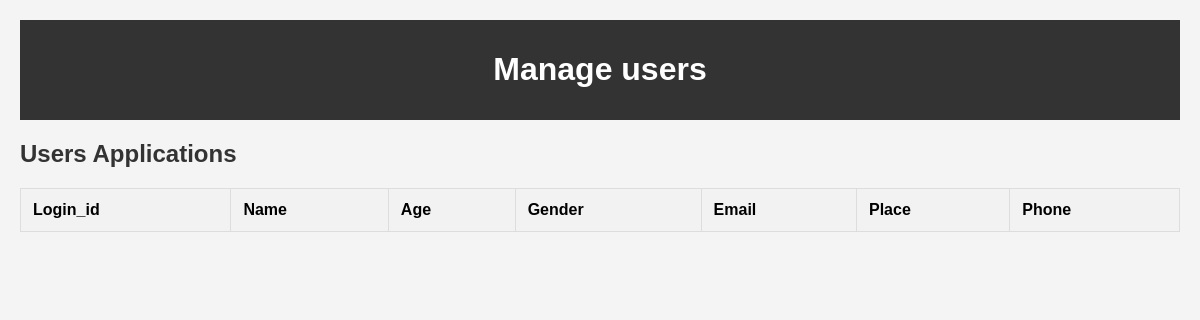
/councellor12/viewusersbycouncellor, run on an earlier commit of the app's database.
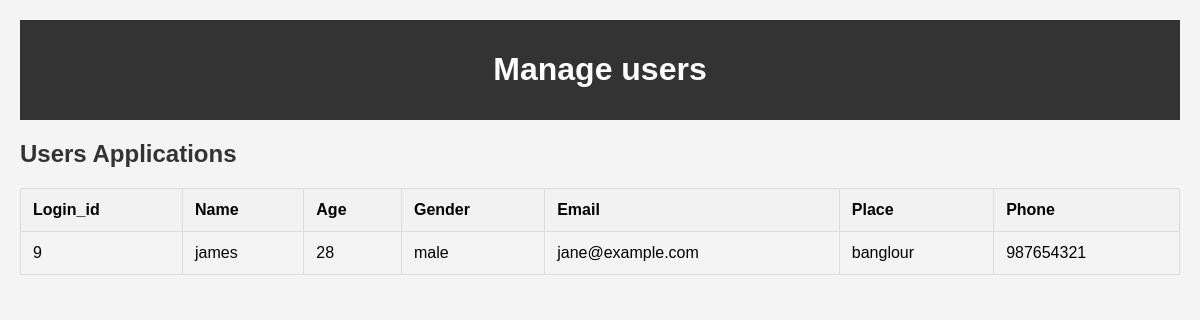
And on a later commit of the database.
### councellor_app/models.py (models this page shows)
class RequestTable(models.Model):
    councellor_logid = models.ForeignKey(Logintable,  on_delete=models.CASCADE, null=True,  blank=True,  related_name='counsellor_requests')
    user_logid = models.ForeignKey( Logintable,  on_delete=models.CASCADE,  null=True, blank=True, related_name='user_requests' )
    request_status = models.CharField(max_length=35, null=True, blank=True)
    created_at = models.DateTimeField(auto_now_add=True)
    updated_at = models.DateTimeField(auto_now=True, blank=True, null=True)
    is_active = models.BooleanField(default=True, blank=True, null=True)

### account_app/models.py (models this page shows)
class Usertable(models.Model):
    login_id=models.OneToOneField(Logintable,on_delete=models.CASCADE,null=True,blank=True)
    name=models.CharField(max_length=35,null=True,blank=True)
    age=models.CharField(max_length=35,null=True,blank=True)
    gender=models.CharField(max_length=35,null=True,blank=True)
    email=models.CharField(max_length=40,null=True,blank=True)
    place=models.CharField(max_length=40,null=True,blank=True)
    phone=models.BigIntegerField(null=True,blank=True)
    created_at=models.DateTimeField(auto_now_add=True,null=True,blank=True)
    updated_at=models.DateTimeField(auto_now_add=True,blank=True,null=True)
    is_active=models.BooleanField(default=True,blank=True,null=True)

class Logintable(AbstractUser):
    otp=models.CharField(max_length=25,null=True,blank=True)
    user_type=models.CharField(max_length=30,null=True,choices=USERTYPE_CHOICES,default="pending")
    is_active = models.BooleanField(null=True,blank=True,default=True)
    created_at=models.DateTimeField(auto_now_add=True,null=True,blank=True)
    groups = models.ManyToManyField(
        'auth.Group',
        related_name='userprofile_set',
        blank=True,
        help_text='The groups this user belongs to.',
        verbose_name='groups',
    )
    user_permissions = models.ManyToManyField(
        'auth.Permission',
        related_name='userprofile_set',
        blank=True,
        help_text='Specific permissions for this user.',
        verbose_name='user permissions', )
    def __str__(self):    #  for displaying foreign key loginid in usertable default foreignkey username ayirikum
        return str(self.id)

### councellor_app/views.py (the view)
# urls.py: path('viewusersbycouncellor',viewusersbycouncellor.as_view(),name="viewusersbycouncellor")
class viewusersbycouncellor(View):
    def get(self,request):
      accepted_requests = RequestTable.objects.filter(request_status='accepted').select_related('user_logid')
      for i in accepted_requests:
           print(i.user_logid.usertable.name)
      return  render(request,"counsellortemp/manageuser.html",{'k':accepted_requests})

### templates/counsellortemp/manageuser.html (shortened to what this page needs)
<!DOCTYPE html>
<html lang="en">
<head>
</head>
<body>
    <header>
        <h1>Manage users</h1>
    </header>
    <main>
        <h2>Users Applications</h2>
        <table>
            <thead>
                <tr>
                    <th>Login_id</th>
                    <th>Name</th>
                    <th>Age</th>
                    <th>Gender</th>
                    <th>Email</th>
                    <th>Place</th>
                    <th>Phone</th>
                </tr>
            </thead>
            <tbody>
                {% for i in k %}
                    <tr>
                        <td>{{  i.user_logid.usertable.login_id }}</td>
                        <td>{{ i.user_logid.usertable.name }}</td>
                        <td>{{ i.user_logid.usertable.age }}</td>
                        <td>{{ i.user_logid.usertable.gender }}</td>
                        <td>{{ i.user_logid.usertable.email}} </td>
                        <td> {{ i.user_logid.usertable.place}}</td>
                        <td> {{ i.user_logid.usertable.phone}}</td>
                        {% endfor %}
            </tbody>
        </table>
    </main>
</body>
</html>

What changed in the data, as far as the page shows it:
added RequestTable: user_logid.usertable.login_id "9", user_logid.usertable.name "james", user_logid.usertable.age "28", user_logid.usertable.gender "male", user_logid.usertable.email "jane@example.com", user_logid.usertable.place "banglour", user_logid.usertable.phone "987654321"
